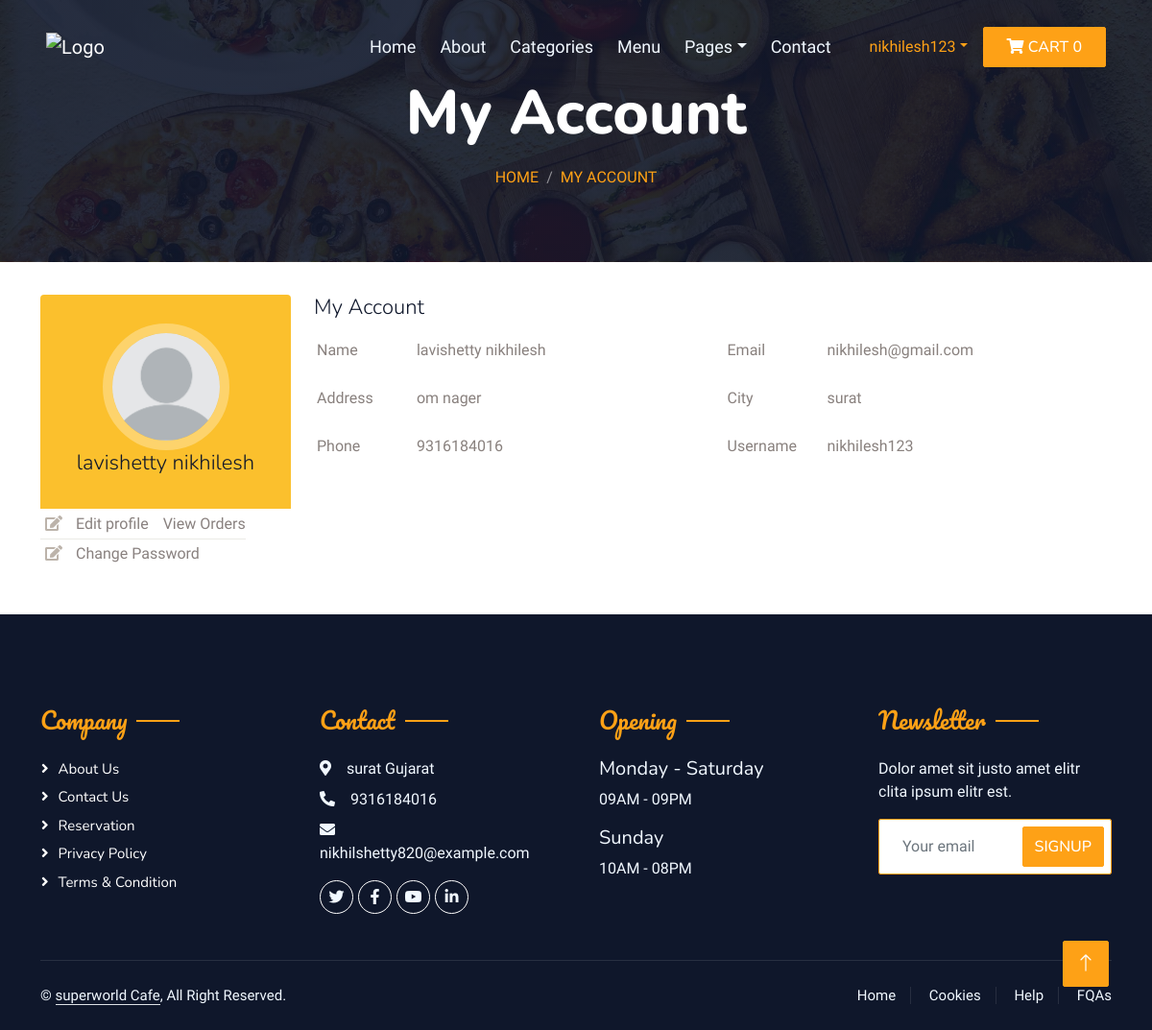
Screenshot of /Customer/myaccount.php (signed in) with the database file from the repository.
### tables this page shows
CREATE TABLE `tbl_users` (
  `id` int(11) NOT NULL,
  `name` text NOT NULL,
  `email` varchar(100) NOT NULL,
  `add1` varchar(100) NOT NULL,
  `city` varchar(100) NOT NULL,
  `phone` bigint(100) NOT NULL,
  `username` varchar(100) NOT NULL,
  `password` varchar(255) NOT NULL
);

### Customer/myaccount.php (the view, shortened to what this page needs)
<?php include('config/constants.php'); ?>
<?php
    if(isset($_SESSION['user']))
    {
       $username = $_SESSION['user'];
       $fetch_user = "SELECT * FROM tbl_users WHERE username = '$username'";
       $res_fetch_user = mysqli_query($conn, $fetch_user);
       while($rows=mysqli_fetch_assoc($res_fetch_user))
       {
           $name = $rows['name'];
           $email = $rows['email'];
           $add1 = $rows['add1'];
           $city = $rows['city'];
           $phone = $rows['phone'];
           $username = $rows['username'];
       }
    }
?>
    <!DOCTYPE html>
<html lang="en">
<head>
    <link href="https://cdnjs.cloudflare.com/ajax/libs/font-awesome/5.10.0/css/all.min.css" rel="stylesheet">
    <link href="https://cdn.jsdelivr.net/npm/bootstrap-icons@1.4.1/font/bootstrap-icons.css" rel="stylesheet">
    <link href="lib/animate/animate.min.css" rel="stylesheet">
    <link href="lib/owlcarousel/assets/owl.carousel.min.css" rel="stylesheet">
    <link href="lib/tempusdominus/css/tempusdominus-bootstrap-4.min.css" rel="stylesheet" />
    <link href="css/bootstrap.min.css" rel="stylesheet">
    <link href="css/style.css" rel="stylesheet">
</head>
<body>
    <div class="container-xxl bg-white p-0">
        <div class="container-xxl position-relative p-0">
            <nav class="navbar navbar-expand-lg navbar-dark bg-dark px-4 px-lg-5 py-3 py-lg-0">
                <a href="<?php echo SITEURL; ?>" class="navbar-brand p-0">
                    <img src="../images/logo.png" alt="Logo">
                </a>
                <div class="collapse navbar-collapse" id="navbarCollapse">
                    <div class="navbar-nav ms-auto py-0 pe-4">
                        <a href="index.php" class="nav-item nav-link">Home</a>
                        <a href="about.php" class="nav-item nav-link">About</a>
                        <a href="categories.php" class="nav-item nav-link">Categories</a>
                        <a href="menu.php" class="nav-item nav-link">Menu</a>
                        <div class="nav-item dropdown">
                            <a href="#" class="nav-link dropdown-toggle" data-bs-toggle="dropdown">Pages</a>
                        </div>
                        <a href="contact.php " class="nav-item nav-link">Contact</a>
                    </div>
                    <?php
                        if(isset($_SESSION['user']))
	                    {
                            $username = $_SESSION['user'];
                            ?>
                            <div class="nav-item dropdown">
                            <a href="#" class="nav-link dropdown-toggle" data-bs-toggle="dropdown"><?php echo $username; ?></a>
                        </div>
                            <?php
	                    }
                        else
                        {
                            ?>
                            <a href="login.php" class="nav-item nav-link">Login</a>
                            <?php
                        }
                        ?>
                     <?php
                        $count=0;
                    ?>
                    <a href="mycart.php" class="btn btn-primary py-2 px-4"><i class="fas fa-shopping-cart"></i><span> Cart <?php echo $count; ?></span></a>
                </div>
            </nav>
   <div class="container-xxl py-5 bg-dark hero-header mb-1">
                <div class="container text-center my-2 pt-4 pb-1">
                    <h1 class="display-3 text-white mb-3 animated slideInDown">My Account</h1>
                    <nav aria-label="breadcrumb">
                        <ol class="breadcrumb justify-content-center text-uppercase">
                            <li class="breadcrumb-item"><a href="index.php">Home</a></li>
                            <li class="breadcrumb-item text-white active" aria-current="My Account"><a href="myaccount.php">My Account</a></li>
                        </ol>
                    </nav>
                </div>
            </div>
        </div>
<div class="container bootstrap snippets bootdey">
<div class="row">
  <div class="profile-nav col-md-3">
      <div class="panel">
          <div class="user-heading round">
              <a href="myaccount.php">
                  <img src="../images/avatar.png" alt="">
              </a>
              <h1><?php echo $name; ?></h1>
          </div>
          <ul class="nav nav-pills nav-stacked">
              <li><a href="update-account.php"> <i class="fa fa-edit"></i> Edit profile</a></li>
              <li><a href="view-orders.php"> <i class="fa-solid fa-square-list"></i> View Orders</a></li>
              <li><a href="update-password.php"> <i class="fa fa-edit"></i> Change Password</a></li>
          </ul>
      </div>
  </div>
  <div class="profile-info col-md-9">
      <div class="panel">
          <div class="panel-body bio-graph-info">
              <h1>My Account</h1>
              <div class="row">
                  <div class="bio-row">
                      <p><span>Name </span> <?php echo $name; ?></p>
                  </div>
                  <div class="bio-row">
                      <p><span>Email </span> <?php echo $email; ?></p>
                  </div>
                  <div class="bio-row">
                      <p><span>Address</span> <?php echo $add1; ?></p>
                  </div>
                  <div class="bio-row">
                      <p><span>City </span> <?php echo $city; ?></p>
                  </div>
                  <div class="bio-row">
                      <p><span>Phone </span> <?php echo $phone; ?></p>
                  </div>
                  <div class="bio-row">
                      <p><span>Username </span> <?php echo $username; ?></p>
                  </div>
              </div>
          </div>
      </div>
  </div>
</div>
</div>
        <div class="container-fluid bg-dark text-light footer pt-5 mt-5 wow fadeIn" data-wow-delay="0.1s">
            <div class="container py-5">
                <div class="row g-5">
                    <div class="col-lg-3 col-md-6">
                        <h4 class="section-title ff-secondary text-start text-primary fw-normal mb-4">Company</h4>
                        <a class="btn btn-link" href="">About Us</a>
                        <a class="btn btn-link" href="">Contact Us</a>
                        <a class="btn btn-link" href="">Reservation</a>
                        <a class="btn btn-link" href="">Privacy Policy</a>
                        <a class="btn btn-link" href="">Terms & Condition</a>
                    </div>
                    <div class="col-lg-3 col-md-6">
                        <h4 class="section-title ff-secondary text-start text-primary fw-normal mb-4">Contact</h4>
                         <p class="mb-2"><i class="fa fa-map-marker-alt me-3"></i>surat Gujarat</p>
                        <p class="mb-2"><i class="fa fa-phone-alt me-3"></i>9316184016</p>
                        <p class="mb-2"><i class="fa fa-envelope me-3"></i>nikhilshetty820@example.com</p>
                        <div class="d-flex pt-2">
                            <a class="btn btn-outline-light btn-social" href=""><i class="fab fa-twitter"></i></a>
                            <a class="btn btn-outline-light btn-social" href=""><i class="fab fa-facebook-f"></i></a>
                            <a class="btn btn-outline-light btn-social" href=""><i class="fab fa-youtube"></i></a>
                            <a class="btn btn-outline-light btn-social" href=""><i class="fab fa-linkedin-in"></i></a>
                        </div>
                    </div>
                    <div class="col-lg-3 col-md-6">
                        <h4 class="section-title ff-secondary text-start text-primary fw-normal mb-4">Opening</h4>
                        <h5 class="text-light fw-normal">Monday - Saturday</h5>
                        <p>09AM - 09PM</p>
                        <h5 class="text-light fw-normal">Sunday</h5>
                        <p>10AM - 08PM</p>
                    </div>
                    <div class="col-lg-3 col-md-6">
                        <h4 class="section-title ff-secondary text-start text-primary fw-normal mb-4">Newsletter</h4>
                        <p>Dolor amet sit justo amet elitr clita ipsum elitr est.</p>
                        <div class="position-relative mx-auto" style="max-width: 400px;">
                            <input class="form-control border-primary w-100 py-3 ps-4 pe-5" type="text" placeholder="Your email">
                            <button type="button" class="btn btn-primary py-2 position-absolute top-0 end-0 mt-2 me-2">SignUp</button>
                        </div>
                    </div>
                </div>
            </div>
            <div class="container">
                <div class="copyright">
                    <div class="row">
                        <div class="col-md-6 text-center text-md-start mb-3 mb-md-0">
                            &copy; <a class="border-bottom" href="#">superworld Cafe</a>, All Right Reserved.
                        </div>
                        <div class="col-md-6 text-center text-md-end">
                            <div class="footer-menu">
                                <a href="">Home</a>
                                <a href="">Cookies</a>
                                <a href="">Help</a>
                                <a href="">FQAs</a>
                            </div>
                        </div>
                    </div>
                </div>
            </div>
        </div>
        <a href="#" class="btn btn-lg btn-primary btn-lg-square back-to-top"><i class="bi bi-arrow-up"></i></a>
    </div>
</body>
</html>

### Customer/css/style.css (style rules this page uses)
:root { --primary: #fea116; --light: #f1f8ff; --dark: #0f172b; }
.ff-secondary { font-family: "Pacifico", cursive; }
.back-to-top { position: fixed; display: none; right: 45px; bottom: 45px; z-index: 99; }
.btn { font-family: "Nunito", sans-serif; font-weight: 500; text-transform: uppercase; transition: 0.5s; }
.btn.btn-primary, .btn.btn-secondary { color: #ffffff; }
.btn-lg-square { width: 48px; height: 48px; }
.btn-square, .btn-sm-square, .btn-lg-square { padding: 0; display: flex; align-items: center; justify-content: center; font-weight: normal; border-radius: 2px; }
.navbar-dark .navbar-nav .nav-link { position: relative; margin-left: 25px; padding: 35px 0; font-size: 18px; color: var(--light) !important; font-weight: 500; outline: none; transition: 0.5s; }
.navbar-dark .navbar-brand img { max-height: 60px; transition: 0.5s; }
@media (min-width: 992px) { .navbar-dark { position: absolute; width: 100%; top: 0; left: 0; z-index: 999; background: transparent !important; } }
.hero-header { background: linear-gradient(rgba(15, 23, 43, 0.9), rgba(15, 23, 43, 0.9)), url(../images/bg_homepage.jpg); background-position: center center; background-repeat: no-repeat; background-size: cover; }
.breadcrumb-item + .breadcrumb-item::before { color: rgba(255, 255, 255, 0.5); }
.section-title { position: relative; display: inline-block; }
.section-title::before { position: absolute; content: ""; width: 45px; height: 2px; top: 50%; left: -55px; margin-top: -1px; background: var(--primary); }
.section-title::after { position: absolute; content: ""; width: 45px; height: 2px; top: 50%; right: -55px; margin-top: -1px; background: var(--primary); }
.section-title.text-start::before, .section-title.text-end::after { display: none; }
.footer .btn.btn-social { margin-right: 5px; width: 35px; height: 35px; display: flex; align-items: center; justify-content: center; color: var(--light); border: 1px solid #ffffff; border-radius: 35px; transition: 0.3s; }
.footer .btn.btn-link { display: block; margin-bottom: 5px; padding: 0; text-align: left; color: #ffffff; font-size: 15px; font-weight: normal; text-transform: capitalize; transition: 0.3s; }
.footer .btn.btn-link::before { position: relative; content: "\f105"; font-family: "Font Awesome 5 Free"; font-weight: 900; margin-right: 10px; }
.footer .copyright { padding: 25px 0; font-size: 15px; border-top: 1px solid rgba(256, 256, 256, 0.1); }
.footer .copyright a { color: var(--light); }
.footer .footer-menu a { margin-right: 15px; padding-right: 15px; border-right: 1px solid rgba(255, 255, 255, 0.1); }
.footer .footer-menu a:last-child { margin-right: 0; padding-right: 0; border-right: none; }
.profile-nav, .profile-info { margin-top: 30px; }
.profile-nav .user-heading { background: #fbc02d; color: #fff; border-radius: 4px 4px 0 0; -webkit-border-radius: 4px 4px 0 0; padding: 30px; text-align: center; }
.profile-nav .user-heading.round a { border-radius: 50%; -webkit-border-radius: 50%; border: 10px solid rgba(255, 255, 255, 0.3); display: inline-block; }
.profile-nav .user-heading a img { width: 112px; height: 112px; border-radius: 50%; -webkit-border-radius: 50%; }
.profile-nav .user-heading h1 { font-size: 22px; font-weight: 300; margin-bottom: 5px; }
.profile-nav ul { margin-top: 1px; }
.profile-nav ul > li { border-bottom: 1px solid #ebeae6; margin-top: 0; line-height: 30px; }
.profile-nav ul > li:last-child { border-bottom: none; }
.profile-nav ul > li > a { border-radius: 0; -webkit-border-radius: 0; color: #89817f; border-left: 5px solid #fff; }
.profile-nav ul > li:last-child > a:last-child { border-radius: 0 0 4px 4px; -webkit-border-radius: 0 0 4px 4px; }
.profile-nav ul > li > a > i { font-size: 16px; padding-right: 10px; color: #bcb3aa; }
.bio-graph-info { color: #89817e; }
.bio-graph-info h1 { font-size: 22px; font-weight: 300; margin: 0 0 20px; }
.bio-row { width: 50%; float: left; margin-bottom: 10px; padding: 0 15px; }
.bio-row p span { width: 100px; display: inline-block; }

### rows the page displays
tbl_users: name "lavishetty nikhilesh", email "nikhilesh@gmail.com", add1 "om nager", city "surat", phone "9316184016"

### other values shown
$username "nikhilesh123"
$count "0"
